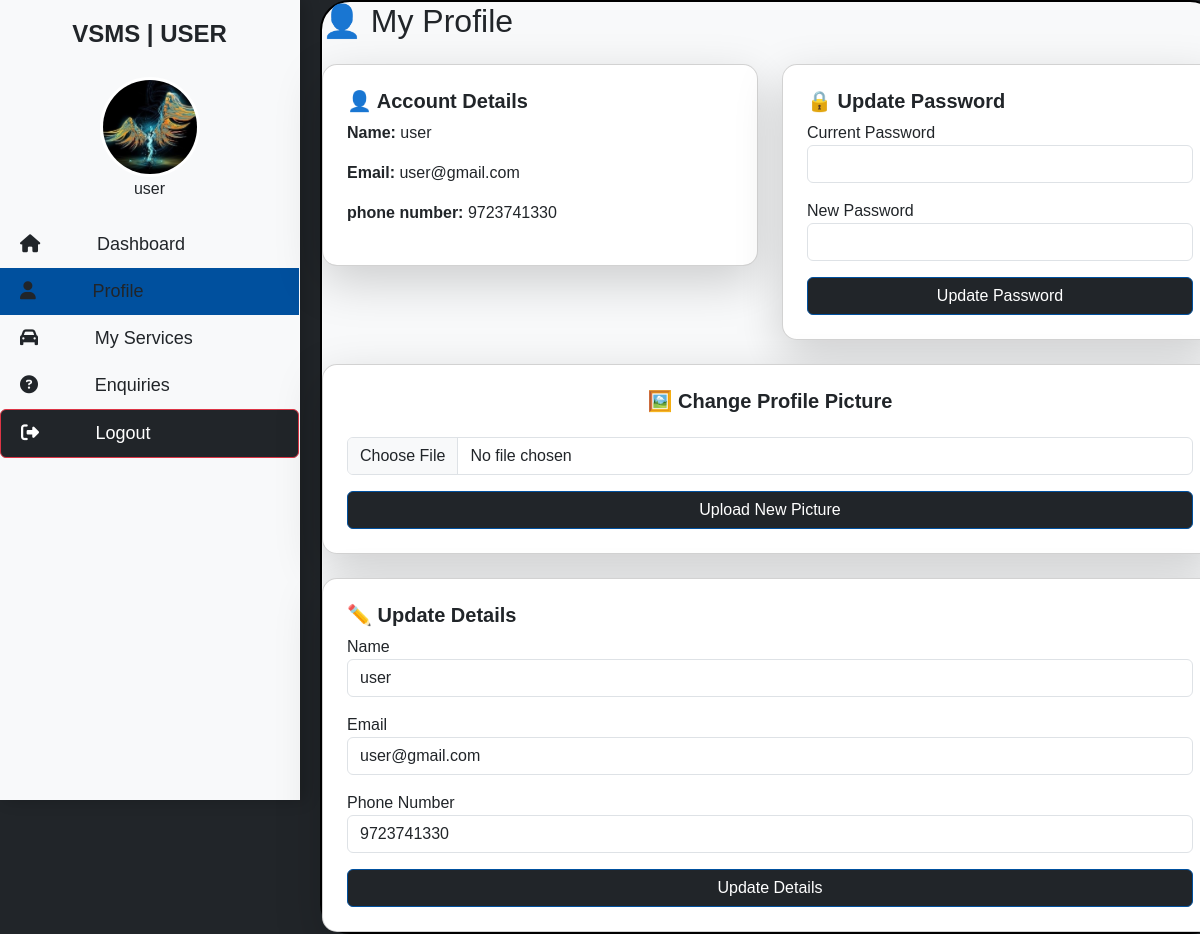
The app's page /profile.php (signed in) with its own data.
### tables this page shows
CREATE TABLE `users` (
  `id` int(11) NOT NULL,
  `username` varchar(50) NOT NULL,
  `email` varchar(100) NOT NULL,
  `phone_number` varchar(20) DEFAULT NULL,
  `password` varchar(255) NOT NULL,
  `created_at` timestamp NOT NULL DEFAULT current_timestamp(),
  `updated_at` timestamp NOT NULL DEFAULT current_timestamp() ON UPDATE current_timestamp(),
  `profile_image` varchar(255) DEFAULT NULL,
  `role` varchar(20) NOT NULL DEFAULT 'user'
);

### profile.php (the view, shortened to what this page needs)
<?php
require 'config.php';
$user_id = $_SESSION['user_id'];
$stmt = $conn->prepare("SELECT username, email, profile_image, phone_number FROM users WHERE id = ?");
$stmt->bind_param("i", $user_id);
$stmt->execute();
$stmt->bind_result($name, $email, $profile_image,$phone_number);
?>
<!DOCTYPE html>
<html lang="en">
<head>
    <link href="https://cdn.jsdelivr.net/npm/bootstrap@5.3.3/dist/css/bootstrap.min.css" rel="stylesheet">
    <link rel="stylesheet" href="https://cdnjs.cloudflare.com/ajax/libs/font-awesome/6.4.2/css/all.min.css">
</head>
<body>
<div class="sidebar">
    <h4 class="text-center"><b>VSMS | USER</b></h4>
    <div class="profile-container text-center">
        <img src="uploads/<?php echo htmlspecialchars($profile_image); ?>" alt="User Profile" class="profile-img">
        <div class="username">
            <?php echo isset($_SESSION['username']) ? htmlspecialchars($_SESSION['username']) : 'Guest'; ?>
        </div>
    </div>
    <a href="user_dashboard.php" ><i class="fas fa-home"></i> Dashboard</a>
    <a href="profile.php" class="active"><i class="fas fa-user"></i> Profile</a>
    <a href="service_requests.php"><i class="fas fa-car"></i> My Services</a>
    <a href="enquiries.php"><i class="fas fa-question-circle"></i> Enquiries</a>
    <a href="logout.php" class="btn btn-danger logout-btn" style="color: white;"><i class="fas fa-sign-out-alt"></i> Logout</a>
</div>
<div class="main-content">
    <h2 >👤 My Profile</h2>
    <div class="row mt-4">
        <div class="col-md-6">
            <div class="card shadow-lg p-4">
                <h5 class="fw-bold">👤 Account Details</h5>
                <p><b>Name:</b> <?php echo htmlspecialchars($name); ?></p>
                <p><b>Email:</b> <?php echo htmlspecialchars($email); ?></p>
                <p><b>phone number:</b> <?php echo htmlspecialchars($phone_number); ?></p>
            </div>
        </div>
        <div class="col-md-6">
            <div class="card shadow-lg p-4">
                <h5 class="fw-bold">🔒 Update Password</h5>
                <form action="update_password.php" method="post">
                    <div class="mb-3">
                        <label>Current Password</label>
                        <input type="password" class="form-control" name="current_password" required>
                    </div>
                    <div class="mb-3">
                        <label>New Password</label>
                        <input type="password" class="form-control" name="new_password" required>
                    </div>
                    <button type="submit" class="btn btn-primary w-100">Update Password</button>
                </form>
            </div>
        </div>
    </div>
    <div class="row mt-4">
        <div class="col-md-12">
            <div class="card shadow-lg p-4 text-center">
                <h5 class="fw-bold">🖼️ Change Profile Picture</h5>
                <form action="upload_profile.php" method="post" enctype="multipart/form-data">
                    <input type="file" name="profile_image" class="form-control mt-3" required>
                    <button type="submit" class="btn btn-primary w-100 mt-3">Upload New Picture</button>
                </form>
            </div>
        </div>
    </div>
<div class="row mt-4">
        <div class="col-md-12">
            <div class="card shadow-lg p-4">
                <h5 class="fw-bold">✏️ Update Details</h5>
                <form action="update_details.php" method="post">
                    <div class="mb-3">
                        <label>Name</label>
                        <input type="text" class="form-control" name="username" value="<?php echo htmlspecialchars($name); ?>" required>
                    </div>
                    <div class="mb-3">
                        <label>Email</label>
                        <input type="email" class="form-control" name="email" value="<?php echo htmlspecialchars($email); ?>" required>
                    </div>
                    <div class="mb-3">
                        <label>Phone Number</label>
                        <input type="text" class="form-control" name="phone_number" value="<?php echo htmlspecialchars($phone_number); ?>" required>
                    </div>
                    <button type="submit" class="btn btn-primary w-100">Update Details</button>
                </form>
            </div>
        </div>
    </div>
</div>
</body>
</html>

### profile.php (style rules this page uses)
body { background-color: #212529; font-family: 'Arial', sans-serif; }
.profile-container { text-align: center; margin-bottom: 20px; }
.sidebar a { padding: 15px; text-decoration: none; font-size: 18px; color: black; display: block; transition: 0.3s; }
.sidebar a.active { background: #00509e; }
.main-content { width: 75%; margin-left: 320px; border: 2px solid black; border-radius: 30px; background-color: #f8f9fa; }
.card { border-radius: 15px; }
.btn-primary { background-color:#212529; border-color: #00509e; }
.btn-danger { background-color: #212529; border-color: #dc3545; }
.sidebar { width: 300px; height: 100vh; background: #f8f9fa ; backdrop-filter: blur(10px); color: #212529; position: fixed; top: 0; left: 0; padding-top: 20px; display: flex; flex-direction: column; align-items: center; box-shadow: 5px 0 15px rgba(0, 0, 0, 0.2); border-right: 1px solid rgba(255, 255, 255, 0.2); }
.profile-container { margin: 20px 0; }
.profile-img { width: 100px; height: 100px; border-radius: 50%; border: 3px solid white; object-fit: cover; }
.sidebar a { display: block; color: #212529; text-decoration: none; padding: 10px 20px; width: 100%; text-align: left; transition: 0.3s; }
.sidebar a i { margin-right: 20%; }
.sidebar a:hover, .sidebar .active { background: #495057; }

### records on screen
users: profile_image (picture), username "user", email "user@gmail.com", phone_number "9723741330"

### other values on screen
$_SESSION['username'] "user"
